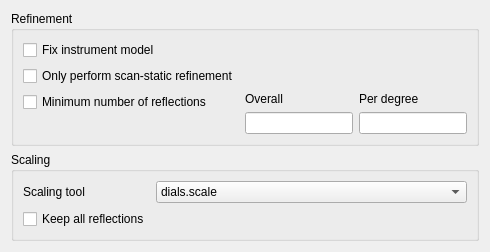
      <widget class="QWidget" name="xia2options_refine_scale">
       <property name="sizePolicy">
        <sizepolicy hsizetype="Preferred" vsizetype="Preferred">
         <horstretch>0</horstretch>
         <verstretch>0</verstretch>
        </sizepolicy>
       </property>
       <attribute name="title">
        <string>Refine/scale</string>
       </attribute>
       <layout class="QVBoxLayout" name="verticalLayout_14">
        <item>
         <widget class="QGroupBox" name="groupBox_2">
          <property name="title">
           <string>Refinement</string>
          </property>
          <layout class="QFormLayout" name="formLayout_5">
           <item row="0" column="0">
            <widget class="QCheckBox" name="Refine_FixBeamDetector_checkBox_2">
             <property name="statusTip">
              <string>Fix the instrument model for refinement.</string>
             </property>
             <property name="text">
              <string>Fix instrument model</string>
             </property>
            </widget>
           </item>
           <item row="2" column="0">
            <widget class="QCheckBox" name="Integrate_scanVarying_checkBox_2">
             <property name="statusTip">
              <string>Set the minimum number of reflections deemed necessary for refinement.</string>
             </property>
             <property name="text">
              <string>Minimum number of reflections</string>
             </property>
            </widget>
           </item>
           <item row="2" column="1">
            <layout class="QHBoxLayout" name="horizontalLayout_9">
             <item>
              <layout class="QVBoxLayout" name="verticalLayout_6">
               <item>
                <widget class="QLabel" name="Index_UN_label_3">
                 <property name="text">
                  <string>Overall</string>
                 </property>
                 <property name="scaledContents">
                  <bool>true</bool>
                 </property>
                </widget>
               </item>
               <item>
                <widget class="QLineEdit" name="Index_minCell_lineEdit_2"/>
               </item>
              </layout>
             </item>
             <item>
              <layout class="QVBoxLayout" name="verticalLayout_5">
               <item>
                <widget class="QLabel" name="Index_UN_label_4">
                 <property name="text">
                  <string>Per degree</string>
                 </property>
                 <property name="scaledContents">
                  <bool>true</bool>
                 </property>
                </widget>
               </item>
               <item>
                <widget class="QLineEdit" name="Index_minCell_lineEdit_3"/>
               </item>
              </layout>
             </item>
            </layout>
           </item>
           <item row="1" column="0">
            <widget class="QCheckBox" name="Integrate_scanVarying_checkBox">
             <property name="statusTip">
              <string>During refinement, do not allow the instrument model to vary throughout a sweep.</string>
             </property>
             <property name="text">
              <string>Only perform scan-static refinement</string>
             </property>
             <property name="tristate">
              <bool>false</bool>
             </property>
            </widget>
           </item>
          </layout>
         </widget>
        </item>
        <item>
         <widget class="QGroupBox" name="groupBox">
          <property name="title">
           <string>Scaling</string>
          </property>
          <layout class="QFormLayout" name="formLayout">
           <item row="0" column="1">
            <widget class="QComboBox" name="Refine_method_comboBox">
             <item>
              <property name="text">
               <string>dials.scale</string>
              </property>
             </item>
             <item>
              <property name="text">
               <string>AIMLESS</string>
              </property>
             </item>
            </widget>
           </item>
           <item row="1" column="0">
            <widget class="QCheckBox" name="Integrate_keepAllReflections_checkBox">
             <property name="statusTip">
              <string>Discard reflections beyond a maximum resolution cut-off, determined according to CC½ value.</string>
             </property>
             <property name="text">
              <string>Keep all reflections</string>
             </property>
            </widget>
           </item>
           <item row="0" column="0">
            <widget class="QLabel" name="label_5">
             <property name="text">
              <string>Scaling tool</string>
             </property>
            </widget>
           </item>
          </layout>
         </widget>
        </item>
       </layout>
      </widget>
